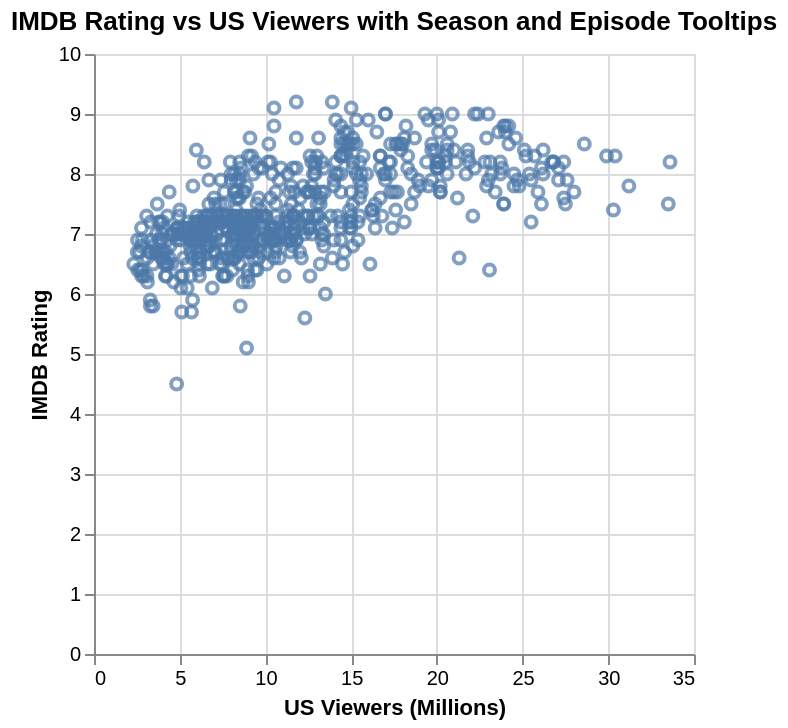

This figure's notebook cell:
### Code cell
alt.Chart(df2).mark_point().encode(
    x=alt.X('us_viewers_in_millions:Q', title='US Viewers (Millions)'),
    y=alt.Y('imdb_rating:Q', title='IMDB Rating'),
    tooltip= ['season', 'number_in_season']
).properties(
    title='IMDB Rating vs US Viewers with Season and Episode Tooltips'
)

### Figure 1 — Vega-Lite specification as saved in the notebook (floating-point values rounded to 4 significant figures; data arrays with more than 128 entries replaced by an {"elided": "..."} marker saying what was removed)
{"config": {"view": {"continuousWidth": 300, "continuousHeight": 300}}, "data": {"name": "data-66b6f72ca1d2d2253ce24d97f31f3703"}, "mark": {"type": "point"}, "encoding": {"tooltip": [{"field": "season", "type": "quantitative"}, {"field": "number_in_season", "type": "quantitative"}], "x": {"field": "us_viewers_in_millions", "title": "US Viewers (Millions)", "type": "quantitative"}, "y": {"field": "imdb_rating", "title": "IMDB Rating", "type": "quantitative"}}, "title": "IMDB Rating vs US Viewers with Season and Episode Tooltips", "$schema": "https://vega.github.io/schema/vega-lite/v5.20.1.json", "datasets": {"data-66b6f72ca1d2d2253ce24d97f31f3703": {"elided": "596 records"}}}
